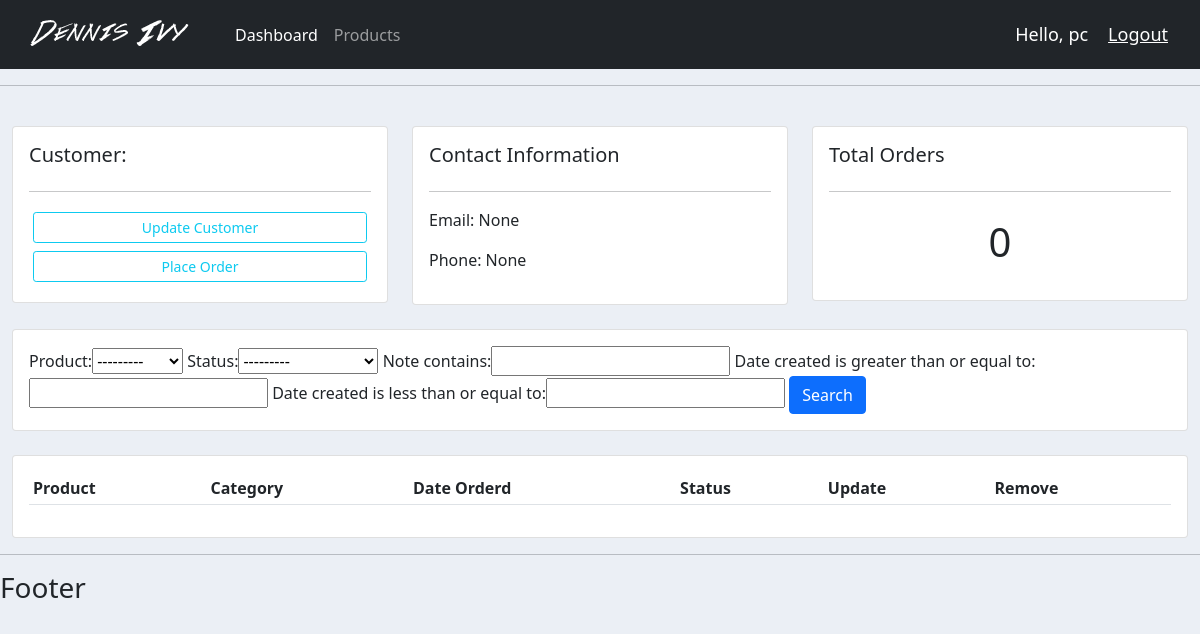
/customer/4/ (signed in), run on an earlier commit of the app's database.
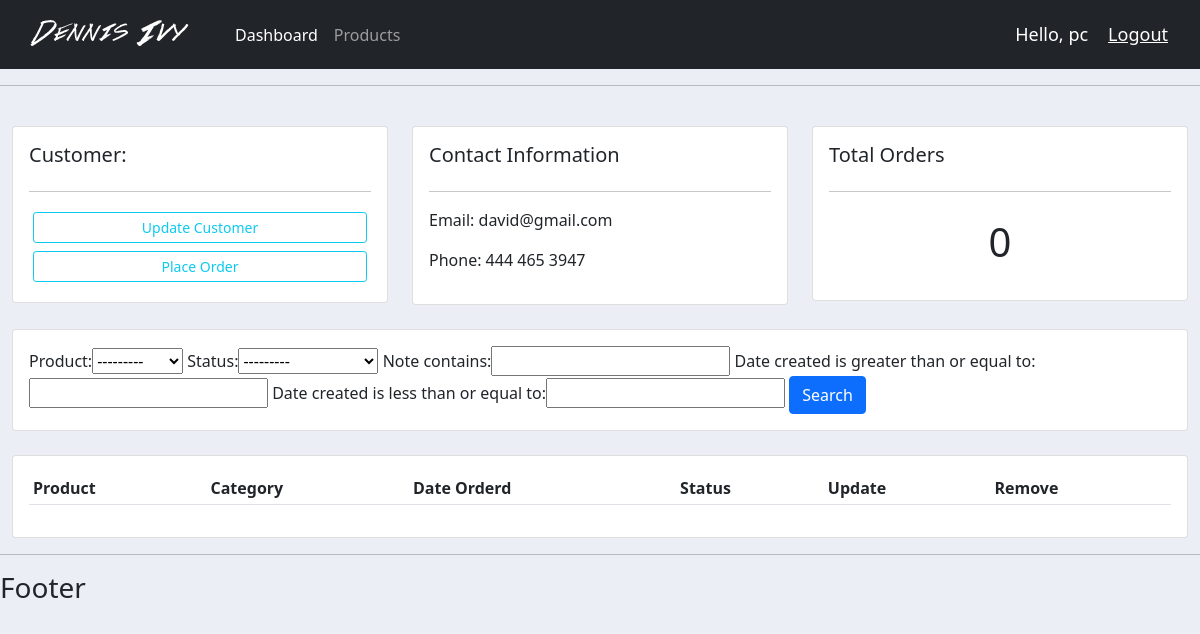
And on a later commit of the database.
### accounts/models.py (models this page shows, shortened)
class Customer(models.Model):
	user = models.OneToOneField(User, null=True, blank=True, on_delete=models.CASCADE)
	name = models.CharField(max_length=200, null=True)
	phone = models.CharField(max_length=200, null=True)
	email = models.CharField(max_length=200, null=True)
	profile_pic = models.ImageField(default="default.png", null=True, blank=True)
	date_created = models.DateTimeField(auto_now_add=True, null=True)

### accounts/decorators.py (the view)
		def wrapper_func(request, *args, **kwargs):
			group = None
			if request.user.groups.exists():
				group = request.user.groups.all()[0].name
			if group in allowed_roles:
				return view_func(request, *args, **kwargs)
			else:
				return HttpResponse('You are not authorized to view this page')

### accounts/models.py (called while the page is built)
	def __str__(self):
		return self.name

### accounts/views.py (called while the page is built)
@login_required(login_url='login')
@allowed_users(allowed_roles=['admin'])
def customer(request, pk):
    customer = Customer.objects.get(id=pk)
    orders = customer.order_set.all()
    order_count = orders.count()
    myFilter = OrderFilter(request.GET, queryset=orders)
    orders = myFilter.qs
    context = {'customer': customer,
               'orders': orders, 'order_count': order_count, 'myFilter':myFilter}
    return render(request, 'accounts/customer.html', context)

### accounts/templates/accounts/customer.html (shortened to what this page needs)
{%  extends 'accounts/main.html' %}
{% block content %}
	<br>
<div class="row">
	<div class="col-md">
		<div class="card card-body">
			<h5>Customer:</h5>
			<hr>
			<a class="btn btn-outline-info  btn-sm btn-block m-1" href="">Update Customer</a>
			<a class="btn btn-outline-info  btn-sm btn-block m-1" href="{% url 'create_order' customer.id %}">Place Order</a>
		</div>
	</div>
	<div class="col-md">
		<div class="card card-body">
			<h5>Contact Information</h5>
			<hr>
			<p>Email: {{customer.email}}</p>
			<p>Phone: {{customer.phone}}</p>
		</div>
	</div>
	<div class="col-md">
		<div class="card card-body">
			<h5>Total Orders</h5>
			<hr>
			<h1 style="text-align: center;padding: 10px">{{order_count}}</h1>
		</div>
	</div>
</div>
<br>
<div class="row">
	<div class="col">
		<div class="card card-body">
			<form method="get">
        {{myFilter.form}}
		    <button class="btn btn-primary" type="submit">Search</button>
		  </form>
		</div>
	</div>
</div>
<br>
<div class="row">
	<div class="col-md">
		<div class="card card-body">
			<table class="table table-sm">
				<tr>
					<th>Product</th>
					<th>Category</th>
					<th>Date Orderd</th>
					<th>Status</th>
					<th>Update</th>
					<th>Remove</th>
				</tr>
			</table>
		</div>
	</div>
</div>
{% endblock %}

What changed in the data, as far as the page shows it:
changed Customer: email "None" → "david@gmail.com"; phone "None" → "444 465 3947"
